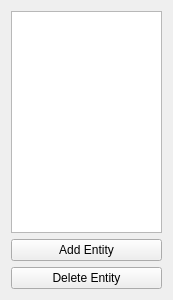
<?xml version="1.0" encoding="UTF-8"?>
<ui version="4.0">
 <class>HyerarchyListWidget</class>
 <widget class="QWidget" name="HyerarchyListWidget">
  <property name="geometry">
   <rect>
    <x>0</x>
    <y>0</y>
    <width>173</width>
    <height>300</height>
   </rect>
  </property>
  <property name="windowTitle">
   <string>Form</string>
  </property>
  <layout class="QVBoxLayout" name="verticalLayout">
   <item>
    <widget class="QListWidget" name="listWidget"/>
   </item>
   <item>
    <widget class="QPushButton" name="buttonAddEntity">
     <property name="text">
      <string>Add Entity</string>
     </property>
    </widget>
   </item>
   <item>
    <widget class="QPushButton" name="buttonDeleteEntity">
     <property name="text">
      <string>Delete Entity</string>
     </property>
    </widget>
   </item>
  </layout>
 </widget>
 <resources/>
 <connections/>
</ui>
